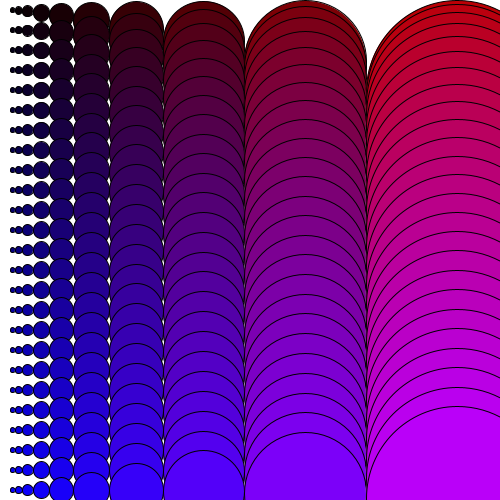
Frame 1 (no input)
Frame 60 (the mouse pressed at the canvas centre just before this capture): identical to frame 1, image omitted
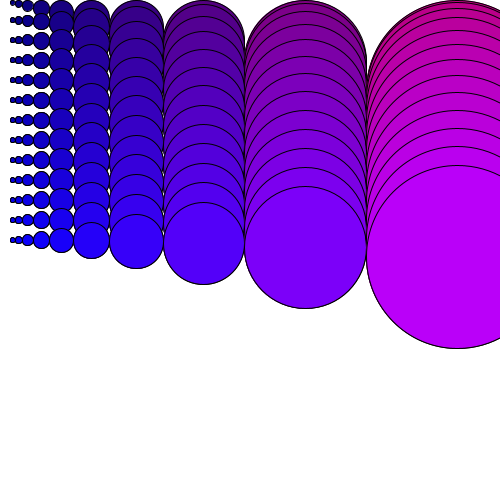
Frame 120 (the mouse held since frame 60 and released just before this capture)

The Processing sketch that drew these frames (run headless with seeded random() and noise(); from frame 60 on, the mouse is pressed at the canvas centre):

// Processing sketch: week5_homeworkLoop
// ── week5_homeworkLoop.pde
//Single loop in which  size of an ellipse changes based on it's position in the loop (ellipses get larger)
//void setup() {
//  size(500, 500);
//}

//void draw() {
//  background(255);
//  //int numCircles = 50;
//  //int size = width/numCircles;
//  for (int i=10; i<=width; i+=.5*i) {
//    println(i);
//    fill(255);
//    ellipse(i*1.25, height*.5, .5*i, .5*i);
//  }
//}

//Nested loop that uses the map function
void setup() {
  size(500, 500);
}

void draw() {
  background(255);
  //numCircles is the amount of circles there would be if the radius of the circles did NOT increase
  int numCircles = 25;
  int size = width/numCircles;
  for (int i=size/2; i<=width; i+=.5*i) {
    for (int j = size/2; j<=height; j+=height/numCircles) {
      float a = dist(i*1.25, mouseY, i, j);
      int r = int(map(i, 0, width, 0, 255));
      int b = int(map(j, 0, width, 0, 255));
      fill(r, 0, b);
      ellipse(i*1.25, a, .5*i, .5*i);
    }
  }
}
